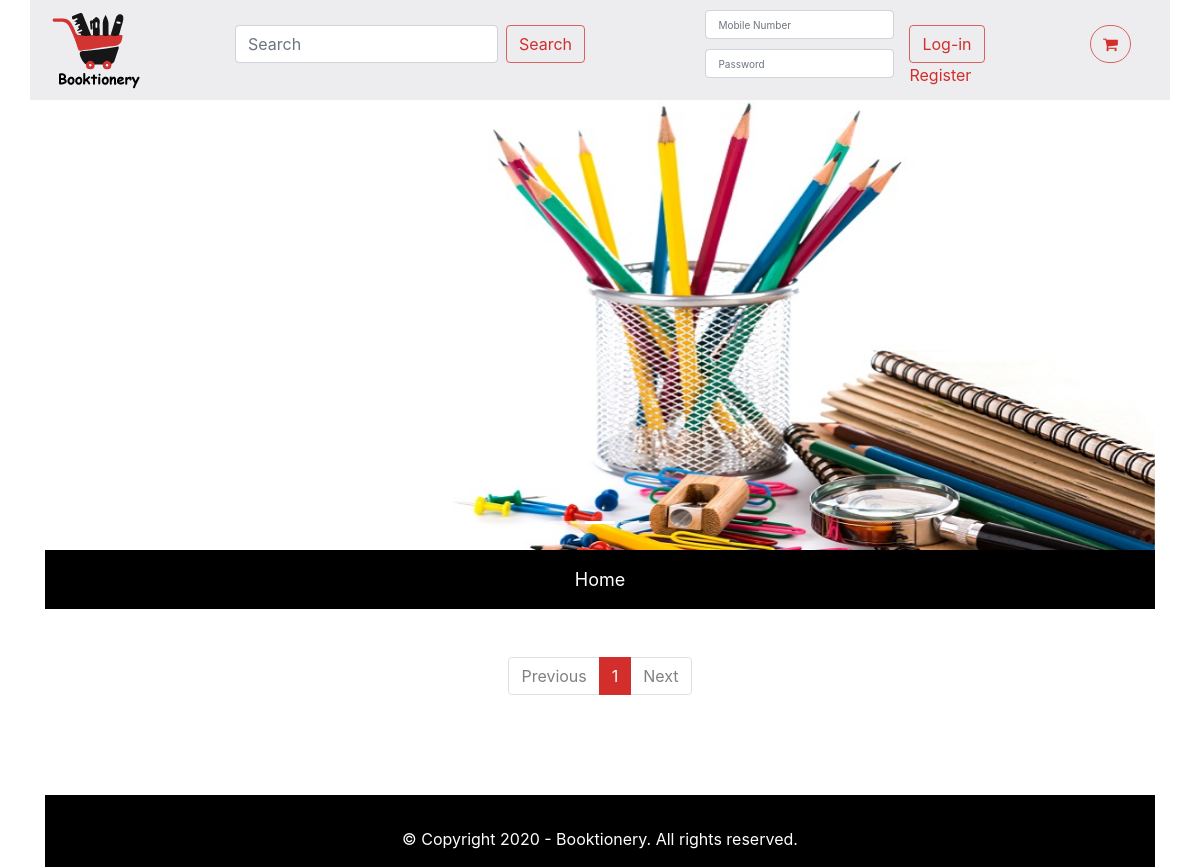
/, run on an earlier commit of the app's database.
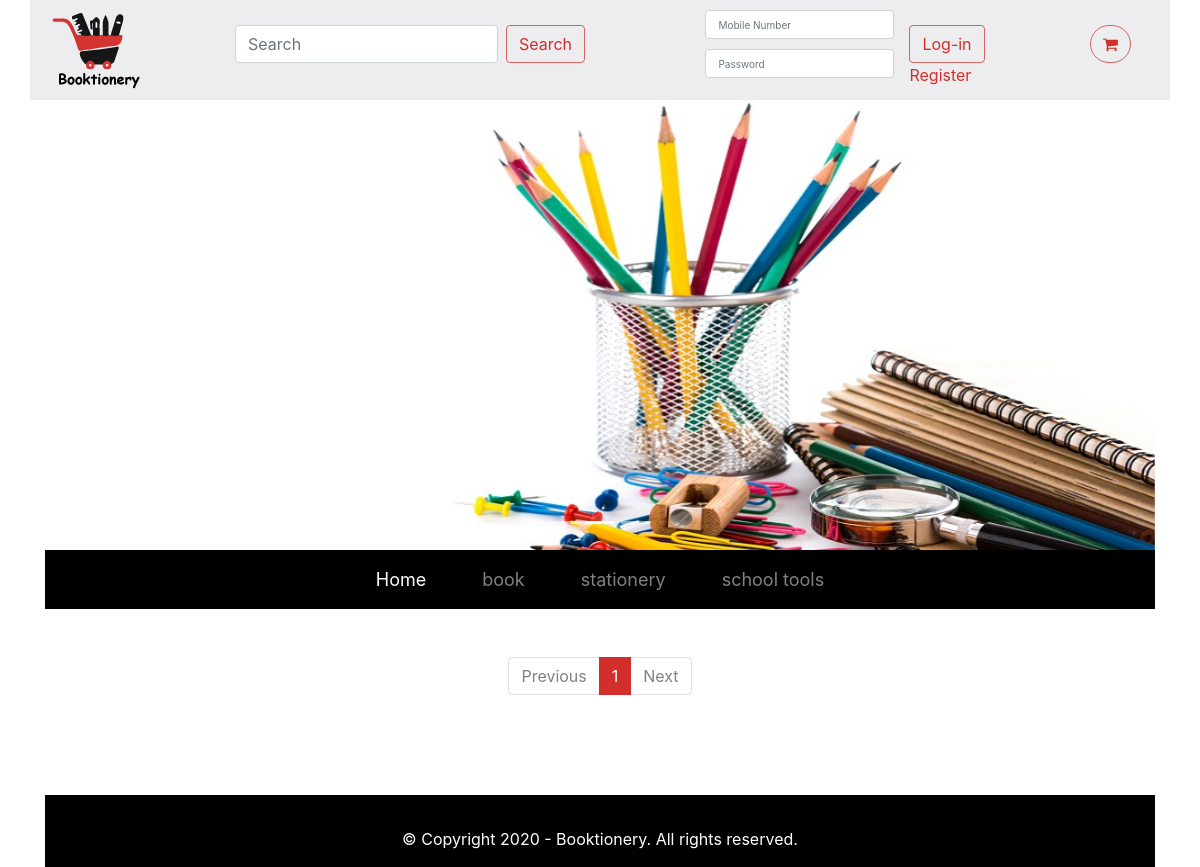
And on a later commit of the database.
### booktioneryapp/models.py (models this page shows)
class Category(models.Model):
    name = models.CharField(max_length=255)
    created_at = models.DateTimeField(auto_now_add=True)
    updated_at = models.DateTimeField(auto_now=True)

### booktioneryapp/views.py (the view)
# urls.py: path('',views.welcome, name='search'),
def welcome(request):
    if 'term' in request.GET:
        qs = Product.objects.filter(name__icontains=request.GET.get('term'))
        titles = list()
        for product in qs:
            titles.append(product.name)
        return JsonResponse(titles, safe=False)
    if 'user_id' in request.session:
        return redirect('/success')
    else:
        product_list = models.all_products()
        category_list = models.all_categorys()
        page = request.GET.get('page', 1)
        paginator = Paginator(product_list, 8)
        try:
            products = paginator.page(page)
        except PageNotAnInteger:
            products = paginator.page(1)
        except EmptyPage:
            products = paginator.page(paginator.num_pages)
        context={
            'products':products,
            'categorys':category_list,
        }
        return render(request,'main.html',context)

### booktioneryapp/models.py (called while the page is built)
def all_products():
    products = Product.objects.all()
    return products

def all_categorys():
    category_list = Category.objects.all()
    return category_list

### booktioneryapp/templates/main.html (shortened to what this page needs)
{% include "header/header.html" %}
<!DOCTYPE html>
<html>
<head>
	{% load static %}
	<link rel="stylesheet" href="https://stackpath.bootstrapcdn.com/bootstrap/4.4.1/css/bootstrap.min.css"
>
	<link rel="stylesheet" href="https://stackpath.bootstrapcdn.com/bootstrap/4.4.1/css/bootstrap.min.css"
>
	<link rel="stylesheet" href="{% static 'css/main.css' %}">
</head>
<body>
	{% block content %}
	<div class="container p-4">
	</div>
	<nav aria-label="Page navigation example">
		<ul class="pagination justify-content-center">
			{% if products.has_previous %}
			<li class="page-item">
				<a class="page-link" href="?page={{ products.previous_page_number }}">Previous</a>
			</li>
			{% else %}
			<li class="page-item disabled">
				<a class="page-link" href="#" tabindex="-1" aria-disabled="true">Previous</a>
			</li>
			{% endif %}
			{% for i in products.paginator.page_range %}
			{% if products.number == i %}
			<li class="page-item active" aria-current="page">
				<span class="page-link">
					{{ i }}
				</span>
			</li>
			{% elif i > products.number|add:'-5' and i < products.number|add:'5' %} <li class="page-item"><a
					class="page-link" href="?page={{ i }}">{{ i }}</a></li>
				{% endif %}
				{% endfor %}
				{% if products.has_next %}
				<li class="page-item">
					<a class="page-link" href="?page={{ products.next_page_number }}">Next</a>
				</li>
				{% else %}
				<li class="page-item disabled">
					<a class="page-link" href="#" tabindex="-1" aria-disabled="true">Next</a>
				</li>
				{% endif %}
		</ul>
	</nav>
	{% endblock %}
	{% include "footer/footer.html" %}
</body>
</html>

### booktioneryapp/templates/header/header.html (shortened to what the changed rows need)
<!DOCTYPE html>
<html lang="en">
<head>
    {% load static %}
    <link href="https://cdn.jsdelivr.net/npm/bootstrap@5.0.0-beta1/dist/css/bootstrap.min.css" rel="stylesheet"
>
    <link rel="stylesheet" href="https://cdnjs.cloudflare.com/ajax/libs/font-awesome/4.7.0/css/font-awesome.min.css">
    <link rel="stylesheet" href="{% static 'css/header.css' %}">
    <link rel="stylesheet" href="//code.jquery.com/ui/1.12.1/themes/base/jquery-ui.css">
    <link rel="stylesheet" href="https://maxcdn.bootstrapcdn.com/bootstrap/4.5.2/css/bootstrap.min.css">
</head>
<body>
    <div class="container">
        <nav class="navbar navbar-expand-lg navbar-dark">
            <div class="container-fluid">
                <div class="collapse navbar-collapse space-around" id="navbarNavDropdown">
                    <ul class="navbar-nav">
                        {% for category in categorys %}
                        {% if category.name != 'school_tools' %}
                        <li class="nav-item">
                            {% if not user_id %}
                            <a class="nav-link" href="/products/{{category.name}}">{{category.name}}</a>
                            {% endif %}
                        </li>
                        {% endif %}
                        {% endfor %}
                    </ul>
                </div>
            </div>
        </nav>
    </div>
</body>
</html>

What changed in the data, as far as the page shows it:
added Category: name "book"
added Category: name "stationery"
added Category: name "school tools"
